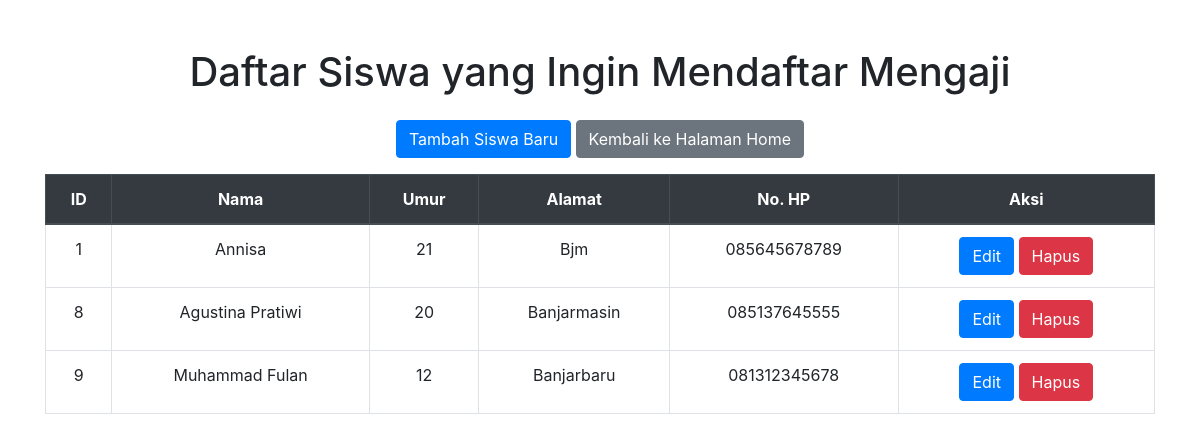
Screenshot of /views/siswa/index.php (signed in) with the database file from the repository.
### tables this page shows
CREATE TABLE `siswa` (
  `id` int(12) NOT NULL,
  `nama` varchar(255) NOT NULL,
  `umur` varchar(255) NOT NULL,
  `alamat` varchar(255) NOT NULL,
  `no_hp` varchar(15) NOT NULL
);

### models/siswa.php (called while the page is built, shortened)
<?php
class Siswa {
    private $db;
    public function __construct() {
        $dsn = "mysql:host=localhost;dbname=mvcmengaji";
        $username = 'root';
        $password = '';
        $this->db = new PDO($dsn, $username, $password);
        $this->db->setAttribute(PDO::ATTR_ERRMODE, PDO::ERRMODE_EXCEPTION);
    }
    public function getAllSiswa() {
        $query = "SELECT * FROM siswa";
        $stmt = $this->db->prepare($query);
        $stmt->execute();
        return $stmt->fetchAll(PDO::FETCH_ASSOC);
    }
}
?>

### views/siswa/index.php (the view, shortened to what this page needs)
<?php
require_once '../../models/siswa.php';
$siswa_model = new Siswa();
$siswa = $siswa_model->getAllSiswa();
?>
<!DOCTYPE html>
<html lang="en">
<head>
    <link rel="stylesheet" href="https://stackpath.bootstrapcdn.com/bootstrap/4.5.2/css/bootstrap.min.css">
</head>
<body>
    <div class="container">
        <h1 class="mt-5 center-text">Daftar Siswa yang Ingin Mendaftar Mengaji</h1>
        <div class="text-center">
            <a href="formpendaftaran.php" class="btn btn-primary mt-3">Tambah Siswa Baru</a>
            <a href="../../index.php" class="btn btn-secondary mt-3">Kembali ke Halaman Home</a>
        </div>
        <table class="table table-bordered mt-3 center-table text-center">
            <thead class="thead-dark">
                <tr>
                    <th>ID</th>
                    <th>Nama</th>
                    <th>Umur</th>
                    <th>Alamat</th>
                    <th>No. HP</th>
                    <th>Aksi</th>
                </tr>
            </thead>
            <tbody>
                <?php foreach ($siswa as $row): ?>
                <tr>
                    <td><?= $row['id'] ?></td>
                    <td><?= $row['nama'] ?></td>
                    <td><?= $row['umur'] ?></td>
                    <td><?= $row['alamat'] ?></td>
                    <td><?= $row['no_hp'] ?></td>
                    <td>
                        <a href="edit.php?id=<?= $row['id'] ?>" class="btn btn-primary">Edit</a>
                        <a href="hapus.php?id=<?= $row['id'] ?>" class="btn btn-danger"
                            onclick="return confirm('Apakah Anda yakin ingin menghapus data?')">Hapus</a>
                    </td>
                </tr>
                <?php endforeach; ?>
            </tbody>
        </table>
    </div>
</body>
</html>

### views/siswa/index.php (style rules this page uses)
.center-text { text-align: center; }
.center-table { margin: 0 auto; }

### rows the page displays
siswa: id "1", nama "Annisa", umur "21", alamat "Bjm", no_hp "085645678789"
siswa: id "8", nama "Agustina Pratiwi", umur "20", alamat "Banjarmasin", no_hp "085137645555"
siswa: id "9", nama "Muhammad Fulan", umur "12", alamat "Banjarbaru", no_hp "081312345678"
